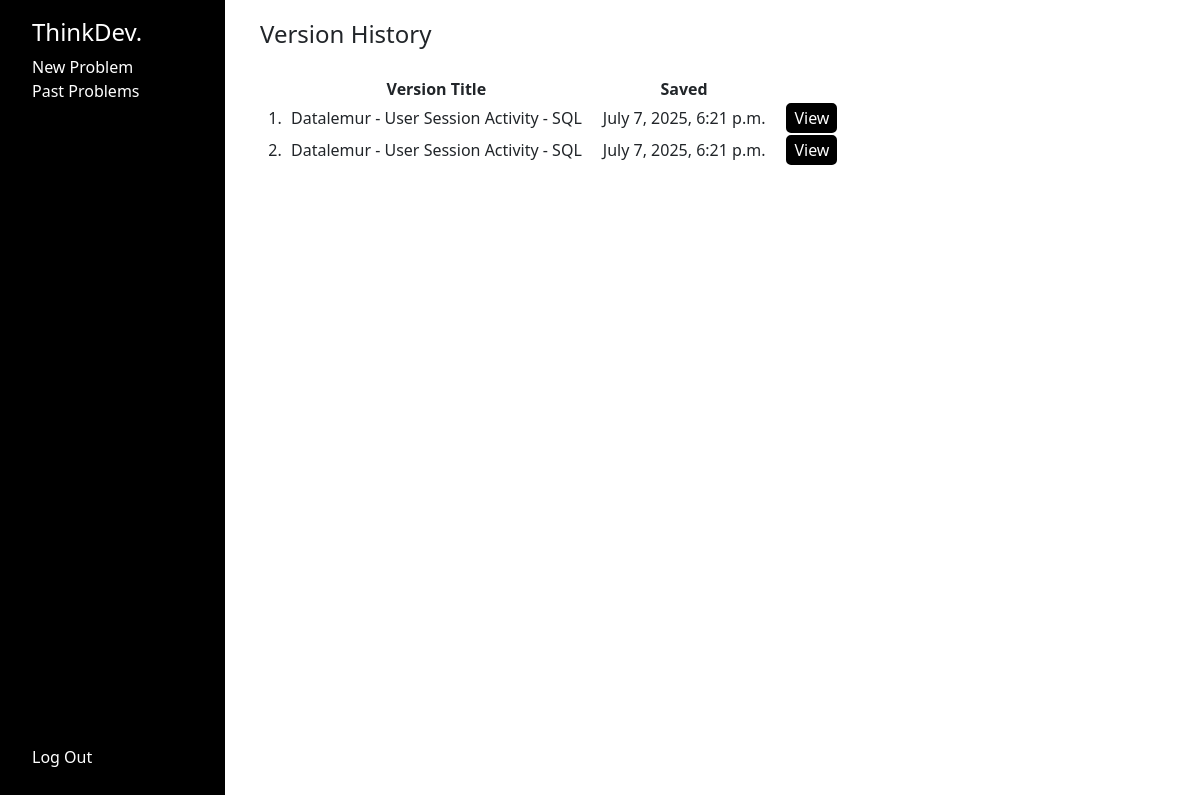
Page /problemlog/versions/82 (signed in) on the committed database.
### problemlog/models.py (models this page shows)
class ProblemVersions(models.Model):
    problem_id = models.ForeignKey(Problems, on_delete=models.CASCADE)
    username = models.CharField(max_length=255)
    version_number = models.IntegerField(default=1)
    problem_title = models.CharField(max_length=10000)
    problem_description = models.CharField(max_length=10000)
    problem_summary = models.CharField(max_length=10000)
    pseudo_code = models.CharField(max_length=10000)
    source_code = models.CharField(max_length=10000)
    solved = models.CharField(max_length=50)
    submit_time = models.DateTimeField(auto_now_add=True)

### problemlog/views.py (the view)
# urls.py: path("problemlog/versions/<int:id_entry>", views.problem_versions, name="problem_versions"),
@login_required
def problem_versions(request, id_entry):
    versions =  ProblemVersions.objects.filter(problem_id = id_entry, username = request.user.username)
    return render(request, "versions.html", {
        "versions": versions
    })

### problemlog/templates/versions.html (shortened to what this page needs)
{% extends "layout.html" %}
{% block body %}
<h4>Version History</h4>
<table>
    <tr>
        <td>
        </td>
        <td class="log_table_cell">
            <b>Version Title</b>
        </td>
        <td class="log_table_cell">
            <b>Saved</b>
        </td>
    </tr>
    {% for version in versions %}
    <tr style="text-align: center;">
        <td style="width: 30px;">
            {{forloop.counter}}.
        </td>
        <td style="padding-right: 20px;">
            {{ version.problem_title }}
        </td>
        <td style="padding-right: 20px;">
            {{ version.submit_time }}
        </td>
        <form action="{% url 'versions_view' id_entry=version.id %}" method="POST">
            <td style="padding-right: 20px;">
                <input style="border-radius: 5px; background-color:black; color: white; border: 2px solid black;"
                    name="view_button" type="submit" value="View">
            </td>
        </form>
    </tr>
    {% endfor %}
</table>
{% endblock %}

### problemlog/static/styles.css (style rules this page uses)
.sidebar_pages { height: 100%; width: 100%; display: grid; grid-template-columns: 225px 1fr; }
.log_table_cell { padding-top: 20px; padding-right: 20px; text-align: center; }

### rows in the picture
ProblemVersions: problem_title "Datalemur - User Session Activity - SQL", submit_time "July 7, 2025, 6:21 p.m."
ProblemVersions: problem_title "Datalemur - User Session Activity - SQL", submit_time "July 7, 2025, 6:21 p.m."
